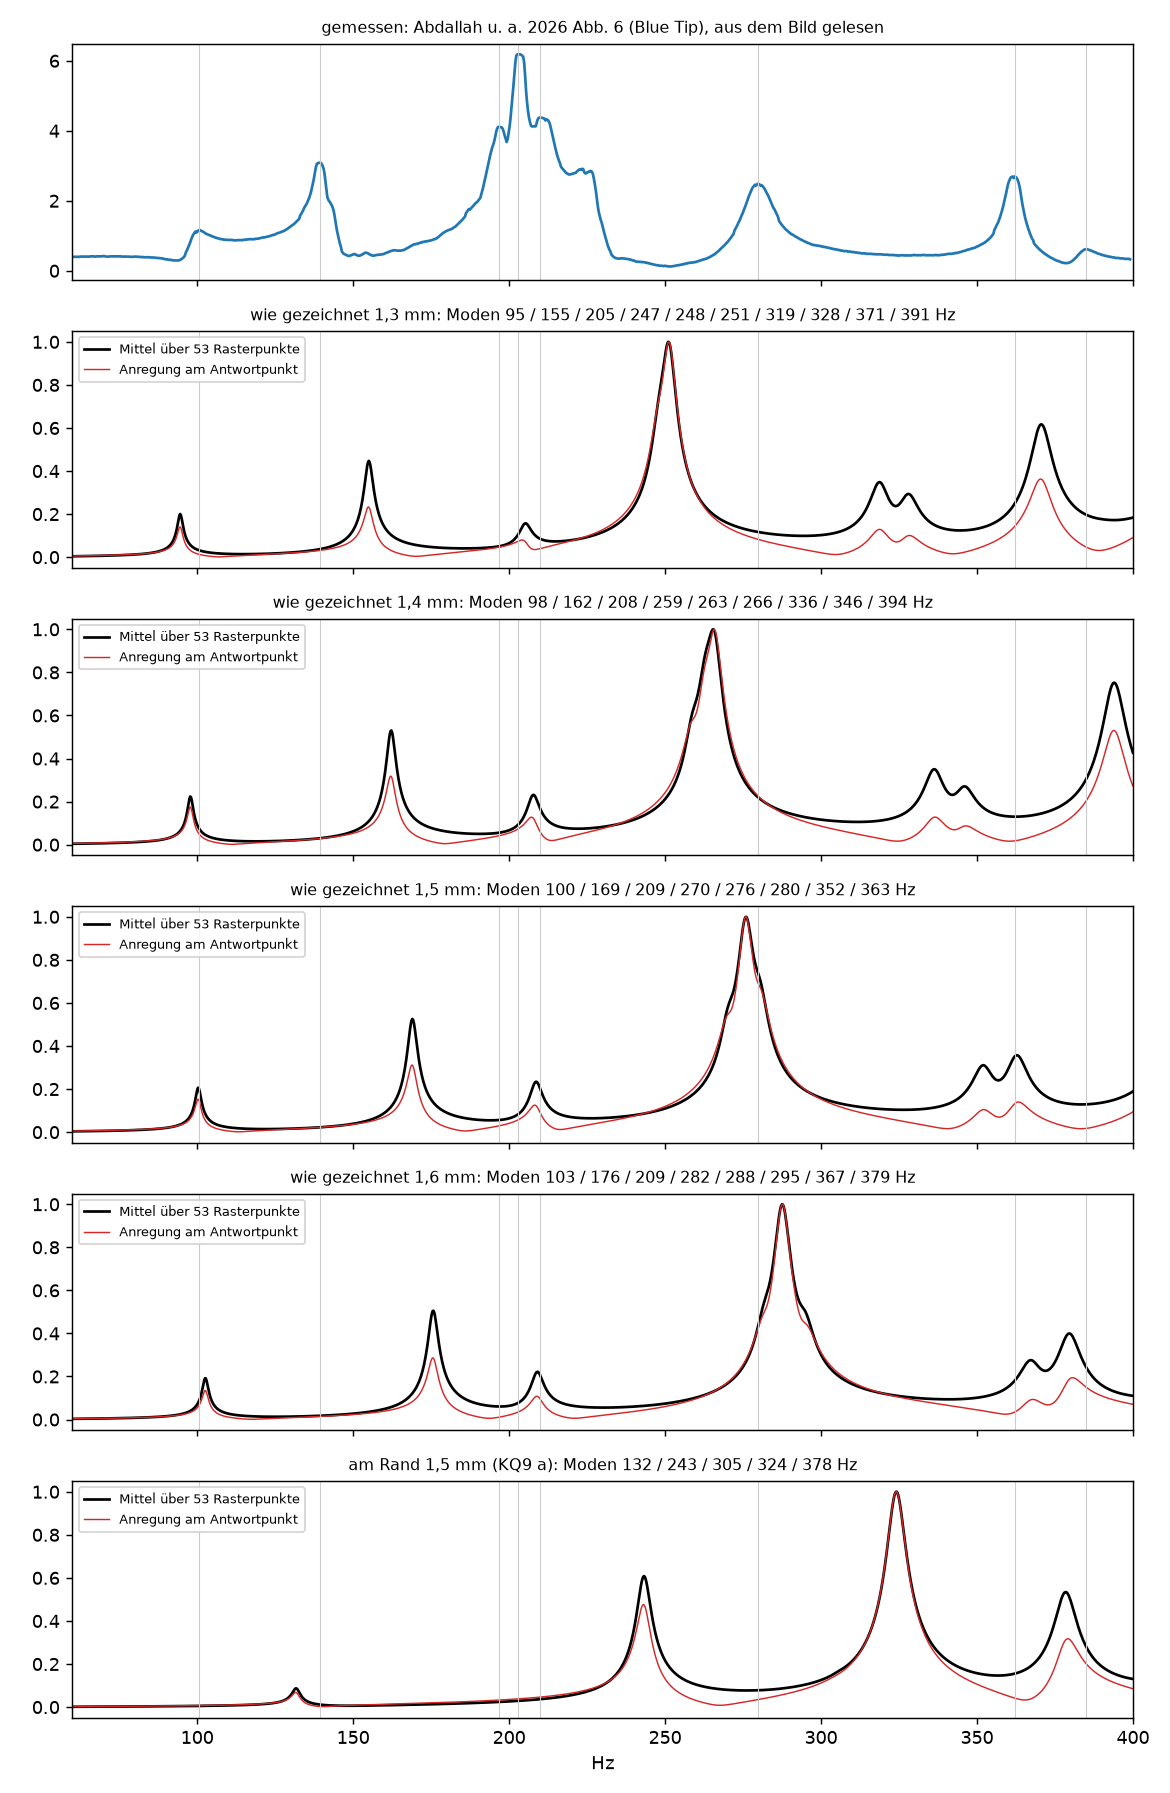

Here is the Python script that generated this plot:
"""Die gemessene Uebertragungskurve der Oud (Abdallah u. a. 2026, Abb. 6) gegen die gerechnete (34k-5, S196).

Zwei Aufrufe:

  --lesen <abb6.png> <kurve.txt>
      liest die blaue Kurve („Blue Tip“) aus dem Ausschnitt der Abbildung (Seite 8 bei 300 dpi, Ausschnitt
      0,33–0,93 der Breite und 0,585–0,82 der Hoehe) und schreibt Frequenz und Amplitude je Bildspalte.
      Die Achsen werden am Rahmen der Abbildung gefunden (0–400 Hz, 0–8 m/s²/N).

  --vergleich <kurve.txt> <bild.png> <name>=<formen.txt> [<name>=<formen.txt> …] [--eta <wert>]
      rechnet aus den Formen (`InstrumentBodyTool --shapes`, mit Luftraum die gekoppelten Moden, Masse 1)
      die Beschleunigung je Kraft am Messpunkt und legt sie neben die Messung:
        A(f) = Σ_n −ω² φ_n(r) φ_n(e) / (ω_n² (1 + i η) − ω²)
      r = Antwortpunkt 3 aus Abb. 5 b (roter Punkt, x = 7,5, y = 32,5 im Raster der Abbildung),
      e = jeder Punkt des Anregungsrasters (5 cm) auf der Decke; gezeigt wird der quadratische Mittelwert
      ueber das Raster und die Kurve fuer die Anregung am Antwortpunkt selbst.
      Lage des Rasters im Bauplan: y_Bauplan = 46 cm − y_Abb5b (Steg 37 → 9 cm, grosses Loch 15 → 31 cm,
      kleine Loecher 25 → 21 cm; im Bauplan 9 / 30 / 20,4 cm).
      Welche Anregung Abb. 6 zeigt, sagt die Quelle nicht — verglichen werden deshalb die Lagen der Spitzen,
      nicht ihre Hoehen. η einheitlich (Vorgabe 0,02): die Daempfung der Oud ist nicht belegt.
"""
import sys

import numpy as np


def lesen(bild, ziel):
    from PIL import Image
    im = np.asarray(Image.open(bild).convert("RGB")).astype(int)
    r, g, b = im[:, :, 0], im[:, :, 1], im[:, :, 2]
    dunkel = (r < 60) & (g < 60) & (b < 60)
    # Rahmen: die laengste dunkle Zeile unten und oben, die laengste dunkle Spalte links und rechts
    zeilen = dunkel.sum(axis=1)
    spalten = dunkel.sum(axis=0)
    voll_z = np.where(zeilen > 0.75 * zeilen.max())[0]
    voll_s = np.where(spalten > 0.75 * spalten.max())[0]
    oben, unten = voll_z.min(), voll_z.max()
    links, rechts = voll_s.min(), voll_s.max()
    blau = (b > 200) & (r < 90) & (g > 130)
    punkte = []
    for x in range(links + 3, rechts - 2):
        ys = np.where(blau[oben + 3:unten - 2, x])[0]
        if len(ys) == 0:
            continue
        y = oben + 3 + (ys.min() + ys.max()) / 2.0 if ys.max() - ys.min() < 14 else oben + 3 + ys.min() + 3.0
        f = 400.0 * (x - links) / (rechts - links)
        a = 8.0 * (unten - y) / (unten - oben)
        punkte.append((f, a))
    with open(ziel, "w", encoding="utf-8") as aus:
        aus.write("# Abdallah et al. 2026 (Meccanica 61:89, CC BY 4.0), Fig. 6, blue tip; read from the figure\n")
        aus.write(f"# frame px: left {links} right {rechts} top {oben} bottom {unten}\n# Hz  m/s2/N\n")
        for f, a in punkte:
            aus.write(f"{f:.2f} {a:.3f}\n")
    print(f"Rahmen {links}..{rechts} x {oben}..{unten}, {len(punkte)} Punkte -> {ziel}")


def spitzen(f, a, mindest, abstand_hz=4.0):
    """Lokale Maxima, die um mindestens `mindest` (Anteil) ueber beide Nachbartaeler ragen."""
    from scipy.signal import find_peaks
    a = np.asarray(a)
    schritt = float(np.median(np.diff(f)))
    orte, _ = find_peaks(a, prominence=mindest * a.max(), distance=max(1, int(abstand_hz / schritt)))
    return [(float(f[i]), float(a[i])) for i in orte]


def formen(datei):
    z = open(datei, encoding="utf-8").read().split("\n")
    n = int(z[1].split()[1])
    knoten = np.array([[float(v) for v in s.split()] for s in z[2:2 + n]])
    t = int(z[2 + n].split()[1])
    m = int(z[3 + n + t].split()[1])
    hz, w = [], []
    for k in range(m):
        hz.append(float(z[4 + n + t + 2 * k].split()[1]))
        w.append(np.array([float(v) for v in z[5 + n + t + 2 * k].split()]))
    return knoten, np.array(hz), np.array(w)


def frf(knoten, hz, w, f, eta):
    def naechster(x, y):
        return int(np.argmin((knoten[:, 0] - x) ** 2 + (knoten[:, 1] - y) ** 2))

    antwort = naechster(0.075, 0.46 - 0.325)
    raster = []
    for xr in range(-15, 16, 5):
        for yr in range(0, 41, 5):
            x, y = xr / 100.0, 0.46 - yr / 100.0
            k = naechster(x, y)
            if np.hypot(knoten[k, 0] - x, knoten[k, 1] - y) < 0.012:  # auf der Decke, nicht im Loch
                raster.append(k)
    om = 2.0 * np.pi * f[:, None]
    omn = 2.0 * np.pi * hz[None, :]
    nenner = omn ** 2 * (1.0 + 1j * eta) - om ** 2
    kern = -(om ** 2) / nenner  # f x n
    alle = np.array([np.abs(kern @ (w[:, antwort] * w[:, e])) for e in raster])
    return np.sqrt((alle ** 2).mean(axis=0)), np.abs(kern @ (w[:, antwort] ** 2)), len(raster)


def vergleich(args):
    import matplotlib
    matplotlib.use("Agg")
    import matplotlib.pyplot as plt

    eta = 0.02
    if "--eta" in args:
        i = args.index("--eta")
        eta = float(args[i + 1])
        args = args[:i] + args[i + 2:]
    kurve, bild, faelle = args[0], args[1], args[2:]
    mess = np.loadtxt(kurve)
    mf, ma = mess[:, 0], mess[:, 1]
    gemessen = [p for p in spitzen(mf, ma, 0.04) if p[0] > 60.0]
    print("gemessen (Abb. 6, blau):", " / ".join(f"{p[0]:.0f}" for p in gemessen), "Hz")
    f = np.arange(60.0, 400.01, 0.25)
    fig, achsen = plt.subplots(len(faelle) + 1, 1, figsize=(9, 2.3 * (len(faelle) + 1)), sharex=True)
    achsen[0].plot(mf, ma, color="tab:blue")
    achsen[0].set_title("gemessen: Abdallah u. a. 2026 Abb. 6 (Blue Tip), aus dem Bild gelesen", fontsize=9)
    for p in gemessen:
        achsen[0].axvline(p[0], color="0.8", linewidth=0.6)
    for a, fall in zip(achsen[1:], faelle):
        name, datei = fall.split("=", 1)
        knoten, hz, w = formen(datei)
        mittel, punkt, n = frf(knoten, hz, w, f, eta)
        a.plot(f, mittel / mittel.max(), color="k", label=f"Mittel über {n} Rasterpunkte")
        a.plot(f, punkt / punkt.max(), color="tab:red", linewidth=0.8, label="Anregung am Antwortpunkt")
        for p in gemessen:
            a.axvline(p[0], color="0.8", linewidth=0.6)
        a.set_title(f"{name}: Moden " + " / ".join(f"{h:.0f}" for h in hz if h < 400.0) + " Hz", fontsize=9)
        a.legend(fontsize=7, loc="upper left")
        gerechnet = spitzen(f, mittel, 0.04)
        print(f"{name}: Moden unter 400 Hz", " / ".join(f"{h:.1f}" for h in hz if h < 400.0))
        print("   Spitzen der gerechneten Kurve (Mittel):", " / ".join(f"{p[0]:.0f}" for p in gerechnet), "Hz")
        # je gemessene Spitze die naechste gerechnete Spitze
        zeile = []
        for p in gemessen:
            if not gerechnet:
                continue
            q = min(gerechnet, key=lambda g: abs(g[0] - p[0]))
            zeile.append(f"{p[0]:.0f}->{q[0]:.0f} ({100.0 * (q[0] / p[0] - 1.0):+.0f} %)")
        print("   naechste gerechnete Spitze je gemessene:", ", ".join(zeile))
    achsen[-1].set_xlabel("Hz")
    achsen[-1].set_xlim(60, 400)
    fig.tight_layout()
    fig.savefig(bild, dpi=130)
    print(bild)


if __name__ == "__main__":
    if sys.argv[1] == "--lesen":
        lesen(sys.argv[2], sys.argv[3])
    elif sys.argv[1] == "--vergleich":
        vergleich(sys.argv[2:])
    else:
        raise SystemExit(__doc__)
